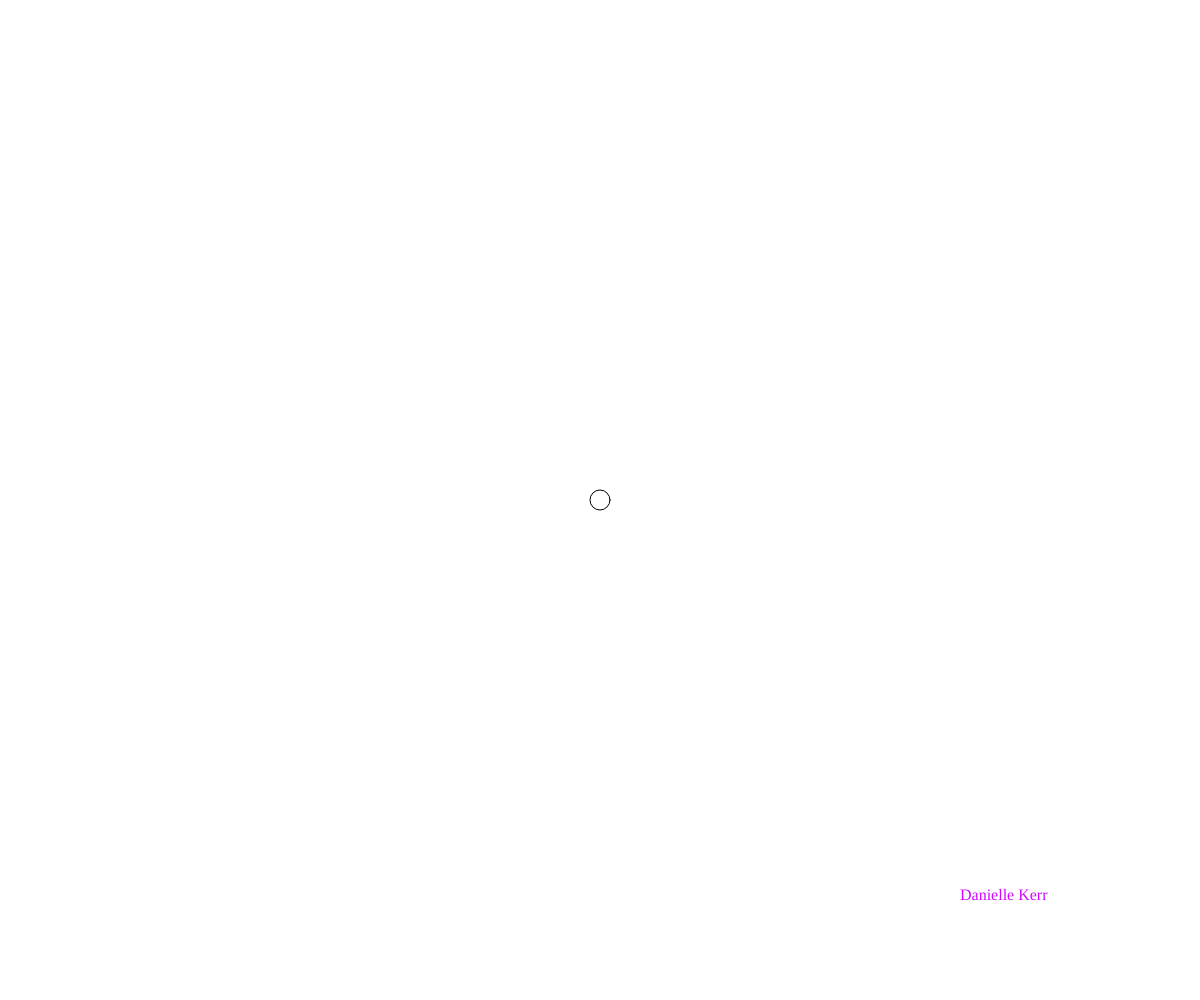
Frame 1 (no input)
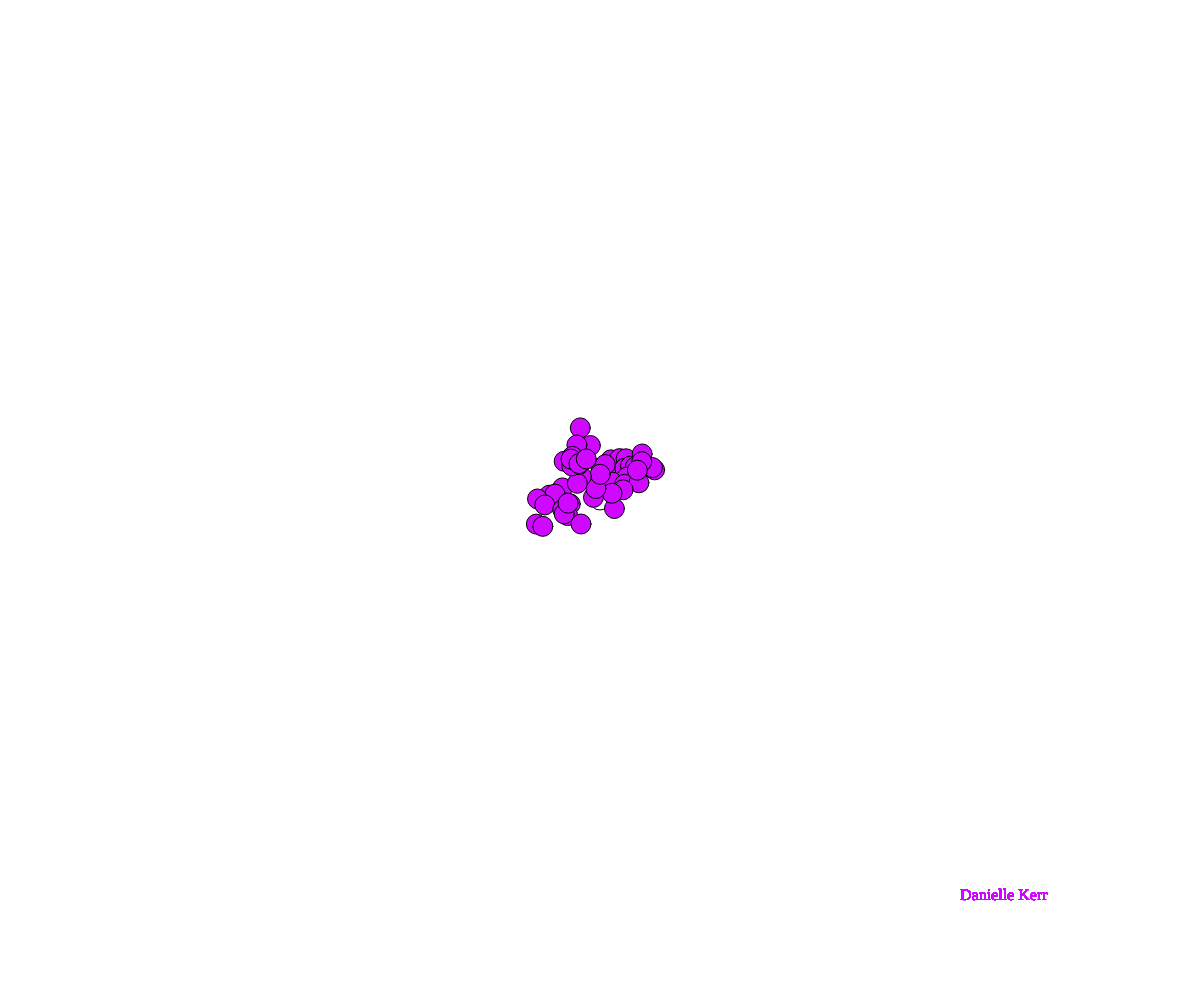
Frame 60 (no input)
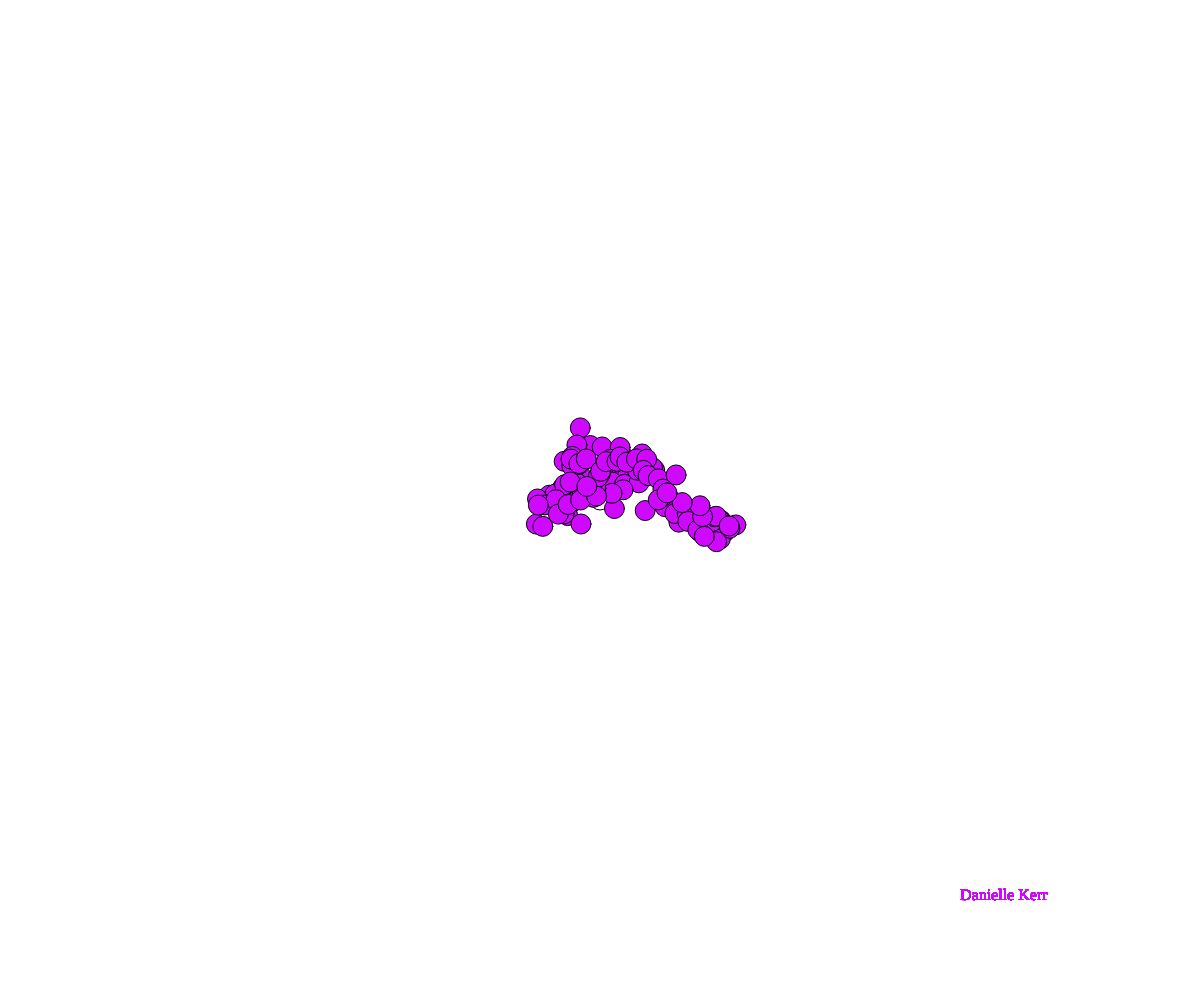
Frame 120 (the mouse pressed at the canvas centre since frame 60)

The p5.js sketch that drew these frames (run headless with seeded random() and noise() and a simulated clock; from frame 60 on, the mouse is pressed at the canvas centre):

// p5.js sketch
// ── sketch.js
// Primitive Paint
// Danielle Kerr
// 2/14/2019
//

let x,y;

function setup() {
  createCanvas(windowWidth, windowHeight);
  x = windowWidth / 2;
  y = windowHeight / 2;
}

function draw() {
  objectMove();
  keyTyped();
  word();

}

function keyTyped() {     // adds shapes
  if (key === 'a' && keyIsPressed) {
    fill(random(255), random(255), random(255));   //color switching 
    rect(mouseX, mouseY, 50, 50);


  }
  if (key === 's' && keyIsPressed) {
    fill(random(255), random(255), random(255));
    ellipse(mouseX, mouseY, 50, 50);


  }
  if (key === 'd' && keyIsPressed) {
    fill(random(255), random(255), random(255));
    triangle(mouseX, mouseY, (mouseX + 50), mouseY, mouseX, (mouseY + 50));

  }
  if (key === " "){   //clears page
    clear();
  }
}

function word(){          //typography 
  textFont('Georgia');
  fill(207,8,255);
  textSize(16);
  text('Danielle Kerr', windowWidth * 0.8,windowHeight * 0.9);

}

function objectMove(){   //Autonomous Art 
  ellipse(x,y, 20,20);
  x += random(-20, 20);
  y += random(-20,20);
}
